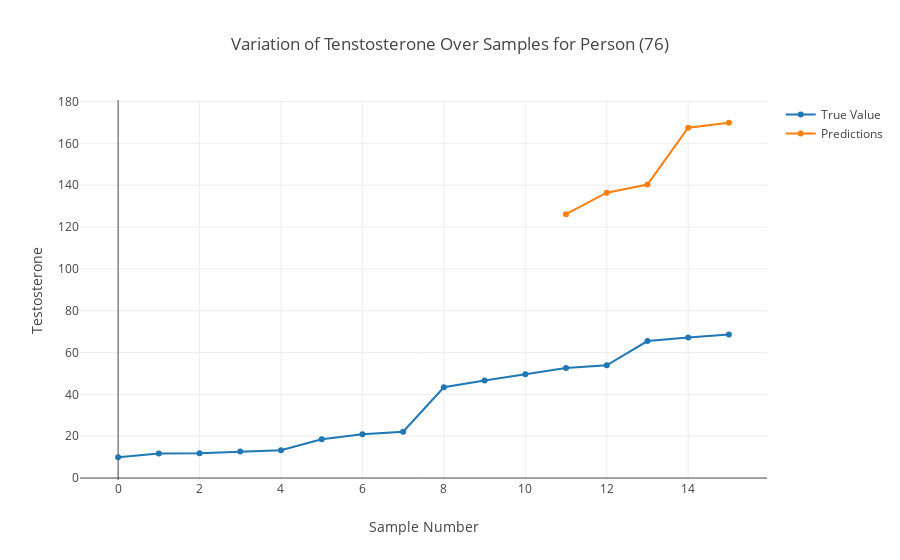

The notebook cell this image was saved under:
### Code cell
show_testosterone(52, show_all_features=False)

### Figure 1 — Plotly figure (JSON) as saved in the notebook; plotly's stock layout.template omitted (floating-point values rounded to 4 significant figures)
{"data": [{"name": "True Value", "type": "scatter", "x": [0, 1, 2, 3, 4, 5, 6, 7, 8, 9, 10, 11, 12, 13, 14, 15], "y": [9.94, 11.71, 11.84, 12.72, 13.32, 18.51, 20.94, 22.15, 43.43, 46.67, 49.64, 52.66, 53.89, 65.51, 67.21, 68.66]}, {"name": "Predictions", "type": "scatter", "x": [11, 12, 13, 14, 15], "y": [126.1, 136.4, 140.3, 167.5, 169.9]}], "layout": {"title": "Variation of Tenstosterone Over Samples for Person (76)", "xaxis": {"title": "Sample Number"}, "yaxis": {"title": "Testosterone"}}}
